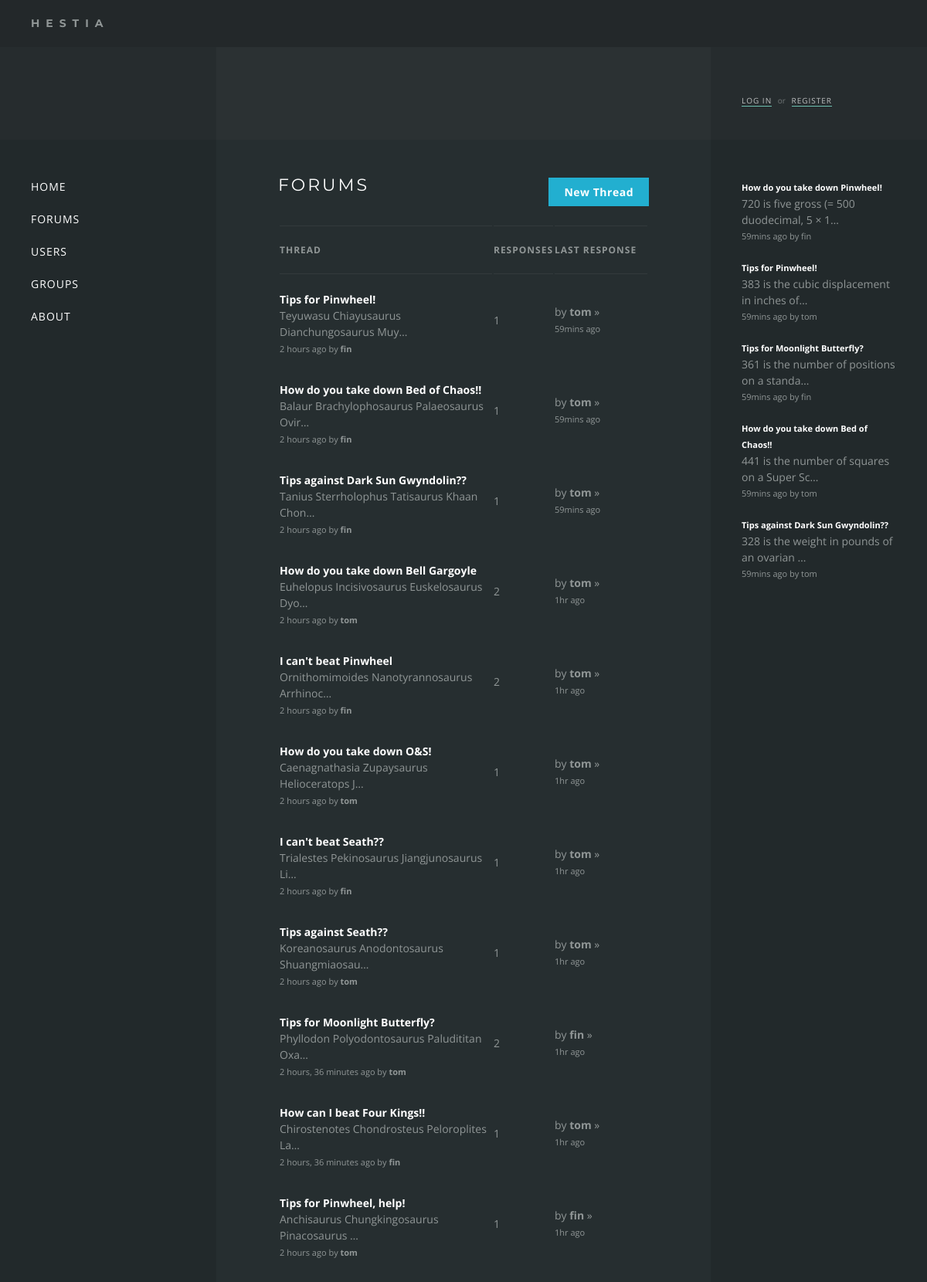
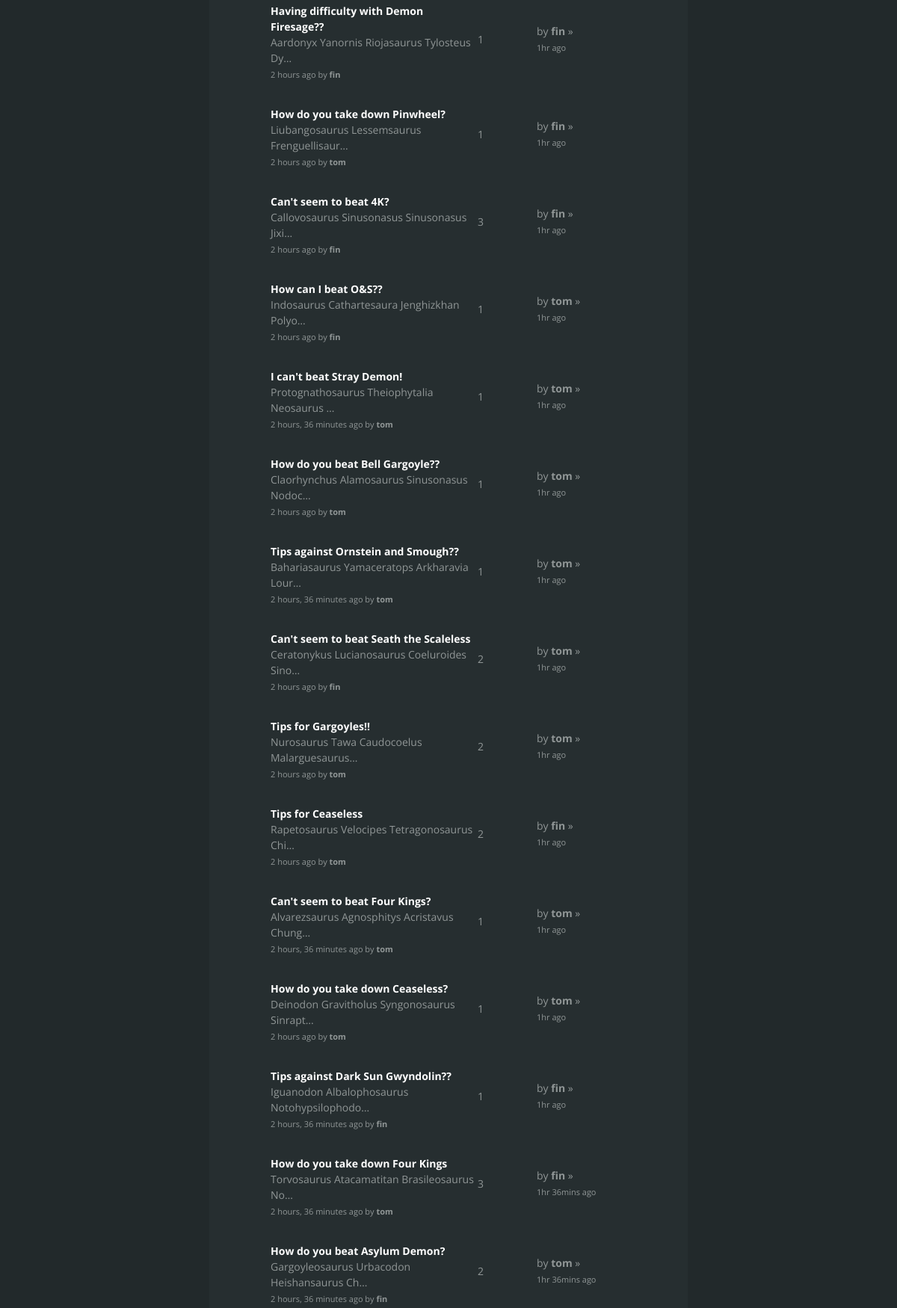
Page /forums/ (upper part) on the committed database (2 pictures, top to bottom).
### forums/models.py (models this page shows, shortened)
class Response(models.Model):
    thread = models.ForeignKey(Thread, on_delete=models.CASCADE)
    poster = models.ForeignKey(settings.AUTH_USER_MODEL)
    message = models.CharField(max_length=200)
    posted = models.DateTimeField('date posted')

class Thread(models.Model):
    title = models.CharField(max_length=200)
    message = models.CharField(max_length=200)
    posted = models.DateTimeField('date posted')
    poster = models.ForeignKey(settings.AUTH_USER_MODEL, null=True)
    def was_posted_recently(self):
    	now = timezone.now()
    	return now - datetime.timedelta(days=1) <= self.posted <= now
    was_posted_recently.posted  = True
    was_posted_recently.boolean = True
    was_posted_recently.short_description = 'Published recently?'

### forums/views.py (the view)
def index(request):
    sql = '''
        SELECT t.*,
           r.num_responses,
           tu.username AS thread_poster,
           ru.username AS response_poster,
           CASE
               WHEN r.posted IS NULL THEN t.posted
               ELSE r.posted
           END AS last_touch
        FROM forums_thread t
        LEFT JOIN
          (SELECT r.*,
                  COUNT(*) AS num_responses
           FROM forums_response r
           GROUP BY thread_id
           ORDER BY posted DESC) r ON t.id = thread_id
        LEFT JOIN
          (SELECT username,
                  id
           FROM auth_user) tu ON tu.id = t.poster_id
        LEFT JOIN
          (SELECT username,
                  id
           FROM auth_user) ru ON ru.id = r.poster_id
        ORDER BY last_touch DESC'''
    with connection.cursor() as cursor:
        cursor.execute(sql)
        threads = dictfetchall(cursor)
    for thread in threads:
        try:
            thread['last_touch'] = datetime.strptime(thread['last_touch'], '%Y-%m-%d %H:%M:%S.%f')
        except ValueError:
            thread['last_touch'] = datetime.strptime(thread['last_touch'], '%Y-%m-%d %H:%M:%S')
    return render(request, 'forums/index.html', {'threads':threads})

### forums/views.py (called while the page is built)
def dictfetchall(cursor):
    desc = cursor.description
    return [
        dict(zip([col[0] for col in desc], row))
        for row in cursor.fetchall()
    ]

### forums/templates/forums/index.html
{% extends "base.html" %}
{% load timesinceshort %}
{% block content %}
    <h1>{% block title %}Forums{% endblock %}</h1>
    <a href="/forums/new" class="button button-primary new">New Thread</a>
    {% if threads %}
    <table class="threads">
        <thead>
            <tr>
                <td>Thread</td>
                <td>Responses</td>
                <td>Last Response</td>
            </tr>
        </thead>
        <tbody>
            {% for thread in threads %}
            <tr>
                <td class="thread">
                    <a href="/forums/{{ thread.id }}/">
                        <div class="title">{{ thread.title }}</div><br>
                        <div class="preview">{{ thread.message|striptags|truncatechars:43 }}</div><br>
                        <div class="posted">{{ thread.posted|timesince }} ago by <b>{{ thread.thread_poster }}</b></div><br>
                    </a>
                </td>
                <td class="responses"><a href="/forums/{{ thread.id }}/">{{ thread.num_responses|default:'-' }}</a></td>
                <td class="last-reply">
                    {% if thread.response_poster %}
                        <a href="/forums/{{ thread.id }}/#bottom">by <b>{{ thread.response_poster }}</b> &raquo;<br /><span class="text-small">{{ thread.last_touch|timesinceshort }} ago</span></a>
                    {% else %}
                        -
                    {% endif %}
                </td>
            </tr>
            {% endfor %}
        </tbody>
    </table>
    {% else %}
        <p>No threads</p>
    {% endif %}
{% endblock %}

### templates/base.html (shortened to what this page needs)
{% load static %}
{% load timesinceshort %}
<!DOCTYPE html>
<html>
<head>
	<link rel="stylesheet" type="text/css" href="{% static 'forums/style.css' %}" />
</head>
<body>
<div class="wrapper">
	<div class="header"><div class="title">Hestia</div></div>
	<div class="hero">
		<div class="box sidebar">
		</div>
		<div class="box content">
		</div>
		<div class="box sidebar auth">
		{% if user.is_authenticated %}
			<div class="name">Hello, <a href="/users/profile/{{ user.username }}">{{ user.username }}</a></div>
			<a href="/users/logout">Log out</a>
		{% else %}
			<a href="/users/login">Log in</a> <span>or</span> <a href="/users/register">Register</a>
		{% endif %}
		</div>
	</div>
	<div class="main">
		<div class="box sidebar">
			<nav>
			<ul>
			<li><a href="/">Home</a></li>
			<li><a href="/forums">Forums</a></li>
			<li><a href="/users">Users</a></li>
			<li><a href="/groups">Groups</a></li>
			<li><a href="/about">About</a></li>
			</ul>
			</nav>
		</div>
		<div class="box content">
			{% block content %}{% endblock %}
		</div>
		<div class="box sidebar">
			<div class="recent-responses">
				{% for recent_response in request.recent_responses %}
				<div class="response">
					<a href="/forums/{{ recent_response.thread.id }}">
						<div class="text-small"><b>{{ recent_response.thread.title }}</b></div>
						{{ recent_response.message|truncatechars:43 }}
						<div class="text-small">{{ recent_response.posted|timesinceshort }} ago by {{ recent_response.poster.username }}</div>
					</a>
				</div>
				{% endfor %}
			</div>
		</div>
	</div>
</div>
</body>
</html>

### forums/static/forums/style.css (style rules this page uses)
* { margin:0; padding:0; }
html, body { height: 100%; }
body { font-family: 'Open Sans', sans-serif; background: #2F3838; color: #909696; font-size: 14px; line-height: 1.5em; }
a { color: #909696; }
h1 { color: #FFF; font-family: 'Montserrat', sans-serif; font-size: 22px; text-transform: uppercase; letter-spacing: 3px; font-weight: normal; margin-bottom: 40px; }
li { list-style-type: none; line-height: 1.7em; }
.text-small { font-size: 11px; }
.wrapper { display: table; width: 100%; }
.header { font-family: 'Montserrat', sans-serif; display: table-row; height: 1px; background: #23282A; }
.header .title { padding: 20px; padding-left: 40px; text-transform: uppercase; letter-spacing: 8px; font-weight: bold; }
.main { height: 100%; min-height: 900px; display: table; width: 100%; background: #262E30; }
.main .sidebar { width: 200px; background: #22292B; }
.hero { height: 120px; display: table; width: 100%; background: #2B3133; }
.hero .sidebar { width: 200px; background: rgba(34, 41, 43, 0.5); }
.box { display: table-cell; padding: 40px; }
.content { padding: 40px 80px; }
nav li { font-size: 14px; list-style-type: none; line-height: 3em; text-transform: uppercase; letter-spacing: 1px; }
nav li a { text-decoration: none; color: #FFF; padding: 1px 0; }
.auth { vertical-align: bottom; font-size: 10px; }
.auth span { opacity: 0.7; padding: 0 5px; }
.auth > a { text-decoration: none; text-transform: uppercase; color: #FFF; border-bottom: 1px solid #8CFEE6; letter-spacing: 1px; opacity: 0.7; }
.button-primary { background: #22afd0; padding: 8px 20px; border: 0; color: #FFF; font-weight: bold; letter-spacing: 0.5px; margin-top: 20px; display: inline-block; margin: 20px 0; }
a.button { text-decoration: none; }
.recent-responses .response { margin-bottom: 20px; word-break: break-word; }
.recent-responses a { text-decoration: none; }
.recent-responses .text-small b { color: #FFF; }
.button-primary.new { float: right; margin-top: -60px; }
table.threads { width: 100%; margin-top: 20px; }
table.threads td div { display: inline-block; }
td.last-reply { width: 120px; }
td.last-reply a, td.responses a { text-decoration: none; }
table.threads thead td { text-transform: uppercase; font-size: 12px; font-weight: bold; letter-spacing: 1px; }
table.threads thead td { border-bottom: 1px solid rgba(144, 150, 150, 0.12); border-top: 1px solid rgba(144, 150, 150, 0.12); padding: 20px 0; }
table.threads thead { padding: 20px 0; }
table.threads td { padding: 10px 0; }
table.threads td:first-child { padding-top: 20px; }
table.threads .title { color: #FFF; font-weight: bold; }
table.threads .posted { font-size: 11px; }

### rows in the picture
Response: thread "How do you take down Pinwheel!", message "720 is five gross (= 500 duodecimal, 5 × 1…", posted "59mins", poster.username "fin"
Response: thread "Tips for Pinwheel!", message "383 is the cubic displacement in inches of…", posted "59mins", poster.username "tom"
Response: thread "Tips for Moonlight Butterfly?", message "361 is the number of positions on a standa…", posted "59mins", poster.username "fin"
Response: thread "How do you take down Bed of Chaos!!", message "441 is the number of squares on a Super Sc…", posted "59mins", poster.username "tom"
Response: thread "Tips against Dark Sun Gwyndolin??", message "328 is the weight in pounds of an ovarian …", posted "59mins", poster.username "tom"

### other values in the picture
{{ thread.title }} "Tips for Pinwheel!" "How do you take down Bed of Chaos!!" "Tips against Dark Sun Gwyndolin??"
{{ thread.message|striptags|truncatechars:43 }} "Teyuwasu Chiayusaurus Dianchungosaurus Muy…" "Balaur Brachylophosaurus Palaeosaurus Ovir…" "Tanius Sterrholophus Tatisaurus Khaan Chon…"
{{ thread.posted|timesince }} "2 hours" "2 hours" "2 hours"
{{ thread.thread_poster }} "fin" "fin" "fin"
{{ thread.num_responses|default:'-' }} "1" "1" "1"
{{ thread.response_poster }} "tom" "tom" "tom"
{{ thread.last_touch|timesinceshort }} "59mins" "59mins" "59mins"
{{ thread.title }} "How do you take down Bell Gargoyle" "I can't beat Pinwheel"
{{ thread.message|striptags|truncatechars:43 }} "Euhelopus Incisivosaurus Euskelosaurus Dyo…" "Ornithomimoides Nanotyrannosaurus Arrhinoc…"
{{ thread.posted|timesince }} "2 hours" "2 hours"
{{ thread.thread_poster }} "tom" "fin"
{{ thread.num_responses|default:'-' }} "2" "2"
{{ thread.response_poster }} "tom" "tom"
{{ thread.last_touch|timesinceshort }} "1hr" "1hr"
{{ thread.title }} "How do you take down O&S!" "I can't beat Seath??"
